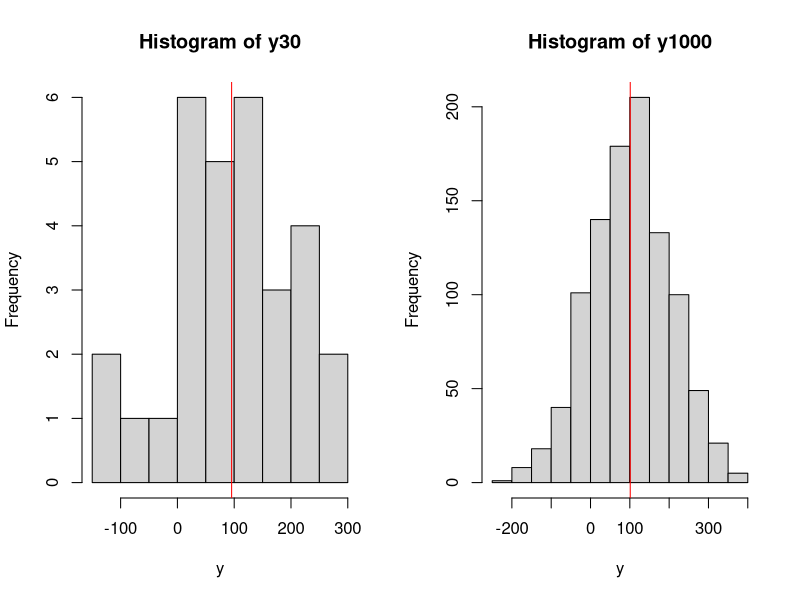

Reproduce this figure in R. (Note: this script raises an error after producing the figure.)
## ---- chunk 1
obs <- 10000
# Generate data from normal distribution
y <- rnorm(obs,100,100)
# Create sub-samples of 50 and 100 observations
y30 <- sample(y, 30)
y1000 <- sample(y, 1000)
par(mfcol=c(1,2))
hist(y30, xlab="y")
abline(v=mean(y30), col="red")
hist(y1000, xlab="y")
abline(v=mean(y1000), col="red")
## ---- chunk 2
knitr::include_graphics("images/02-statistics-LLN.png")
## ---- chunk 3
nIterations <- 1000
yMean <- vector("numeric",nIterations)
for(i in 1:nIterations){
    yMean[i] <- mean(sample(y,1000))
}
hist(yMean, xlab="Sample mean")
## ---- chunk 4
mu <- 100
sigma <- 10
nIterations <- 1000
# Generate data from normal distribution, 10,000 observations
y <- rnorm(10000,mu,sigma)
# This is the function, which will calculate the two variances
varFunction <- function(y){
   return(c(var(y), mean((y-mean(y))^2)))
}
# Calculate biased and unbiased variances for the sample of 30 observations,
# repeat nIterations times
varValues <- replicate(nIterations, varFunction(sample(y,30)))
## ---- chunk 5
par(mfcol=c(1,2))
# Histogram of unbiased estimate
hist(varValues[1,], xlab="V(y)", ylab="y", main="Unbiased estimate of V(y)")
abline(v=mean(varValues[1,]), col="red")
legend("topright",legend=TeX(paste0("E$\\left(V(y)\\right)$=",round(mean(varValues[1,]),2))),lwd=1,col="red")

# Histogram of the biased estimate
hist(varValues[2,], xlab="V(y)", ylab="y", main="Biased estimate of V(y)")
abline(v=mean(varValues[2,]), col="red")
legend("topright",legend=TeX(paste0("E$\\left(V(y)\\right)$=",round(mean(varValues[2,]),2))),lwd=1,col="red")
## ---- chunk 6
knitr::include_graphics("images/02-statistics-efficiency.png")
## ---- chunk 7
knitr::include_graphics("images/02-statistics-consistency.png")
## ---- chunk 8
hist(rnorm(10000), xlab=TeX("$\\bar{y}$"), ylab="Density", xlim=c(-5,5), axes=FALSE, main="")
par(new=TRUE)
plot(seq(-5,5,0.1), dnorm(seq(-5,5,0.1)), xlab="", ylab="", type="l")
lines(seq(-5,5,0.1), dnorm(seq(-5,5,0.1)), lwd=1, lty=1, col="darkblue")
lines(c(-5,5), c(0,0), col="black", lwd=1)
abline(v=0, col="darkblue", lwd=2)
legend("topright",legend=c(TeX("$\\mu$")),
       lwd=c(2), col=c("darkblue"))
## ---- chunk 9
plot(seq(-5,5,0.1), dnorm(seq(-5,5,0.1)), xlab=TeX("$\\bar{y}$"), ylab="Density", type="l",
     lwd=0, lty=0, col="darkblue")
polygon(c(seq(-5,5,0.1),rev(seq(-5,5,0.1))),
        c(dnorm(seq(-5,5,0.1)),rep(0,length(seq(-5,5,0.1)))), col="grey95", lty=0)
lines(seq(-5,5,0.1), dnorm(seq(-5,5,0.1)), lwd=1, lty=1, col="darkblue")
lines(c(-5,5), c(0,0), col="black", lwd=1)
polygon(c(seq(-5,qnorm(0.025),0.01),rev(seq(-5,qnorm(0.025),0.01))),
        c(dnorm(seq(-5,qnorm(0.025),0.01)), rep(0,length(seq(-5,qnorm(0.025),0.01)))), col="grey")
polygon(c(seq(qnorm(0.975),5,0.01),rev(seq(qnorm(0.975),5,0.01))),
        c(dnorm(seq(qnorm(0.975),5,0.01)), rep(0,length(seq(qnorm(0.975),5,0.01)))), col="grey")
abline(v=qnorm(c(0.025,0.975)), col="darkred", lwd=2)
abline(v=0, col="darkblue", lwd=2)
legend("topright",legend=c(TeX("$\\mu$"),"bounds",TeX("$1-\\alpha$"),TeX("$\\alpha$")),
       lwd=c(2,2,6,6), col=c("darkblue","darkred","grey95","grey"))
## ---- chunk 10
plot(seq(-5,5,0.1), dnorm(seq(-5,5,0.1),-1), xlab=TeX("$\\bar{y}$"), ylab="Density", type="l", xlim=c(-5,5),
     lwd=1,lty=2, col="darkblue")
polygon(c(seq(-5,5,0.1),rev(seq(-5,5,0.1))),
        c(dnorm(seq(-5,5,0.1),-1),rep(0,length(seq(-5,5,0.1)))),col="grey95",lty=0)
lines(seq(-5,5,0.1), dnorm(seq(-5,5,0.1),-1), lwd=2, lty=1, col="darkblue")
abline(v=-1, col="darkblue", lwd=2, lty=2)
polygon(c(seq(-5,5,0.1),rev(seq(-5,5,0.1))),
        c(dnorm(seq(-5,5,0.1),0),rep(0,length(seq(-5,5,0.1)))),col="white",lty=0)
lines(c(-5,5), c(0,0), col="black", lwd=1)
lines(seq(-5,5,0.1), dnorm(seq(-5,5,0.1),-1), lwd=1, lty=2, col="darkblue")
lines(seq(-5,5,0.1), dnorm(seq(-5,5,0.1)), lwd=2, lty=1, col="darkgreen")
lines(c(-1,-1), c(0,dnorm(-1)), col="darkblue", lwd=1, lty=2)
abline(v=qnorm(c(0.025,0.975)), col="darkred", lwd=2)
abline(v=0, col="darkgreen", lwd=2, lty=2)
legend("topright",legend=c(TeX("$\\mu$"),"Sample mean","Bounds","True PDF","Assumed PDF"),
       lwd=c(2,2,2,2,2), col=c("darkblue","darkgreen","darkred","darkblue","darkgreen"), lty=c(2,2,1,1,1))
## ---- chunk 11
plot(seq(-5,5,0.1), dt(seq(-5,5,0.1), 36-1), xlab="t", ylab="Density", type="l",
     lwd=0, lty=0, col="darkblue")
polygon(c(seq(-5,5,0.1),rev(seq(-5,5,0.1))),
        c(dt(seq(-5,5,0.1), 36-1),rep(0,length(seq(-5,5,0.1)))), col="grey95", lty=0)
lines(seq(-5,5,0.1), dt(seq(-5,5,0.1), 36-1), lwd=1, lty=1, col="darkgreen")
lines(c(-5,5), c(0,0), col="black", lwd=1)
polygon(c(seq(-5,qt(0.025, 36-1),0.01),rev(seq(-5,qt(0.025, 36-1),0.01))),
        c(dt(seq(-5,qt(0.025, 36-1),0.01),36-1), rep(0,length(seq(-5,qt(0.025, 36-1),0.01)))), col="grey")
polygon(c(seq(qt(0.975, 36-1),5,0.01),rev(seq(qt(0.975, 36-1),5,0.01))),
        c(dt(seq(qt(0.975, 36-1),5,0.01),36-1), rep(0,length(seq(qt(0.975, 36-1),5,0.01)))), col="grey")
abline(v=qt(c(0.025,0.975),36-1), col="darkred", lwd=2)
abline(v=-3, col="darkblue", lwd=2)
legend("topright",legend=c("critical values","calculated t",TeX("$1-\\alpha$"),TeX("$\\alpha$")),
       lwd=c(2,2,6,6), col=c("darkred","darkblue","grey95","grey"))
## ---- chunk 12
plot(seq(-1.5,0.5,0.01), dt((seq(-1.5,0.5,0.01)+0.5)*6, 36-1), xlab="Sample mean", ylab="Density", type="l",
     lwd=0, lty=0, col="darkblue")
polygon(c(seq(-1.5,0.5,0.01),rev(seq(-1.5,0.5,0.01))),
        c(dt((seq(-1.5,0.5,0.01)+0.5)*6, 36-1),rep(0,length(seq(-1.5,0.5,0.01)))), col="grey95", lty=0)
lines(seq(-1.5,0.5,0.01), dt((seq(-1.5,0.5,0.01)+0.5)*6, 36-1), lwd=1, lty=1, col="darkgreen")
lines(c(-1.5,0.5), c(0,0), col="black", lwd=1)
polygon(c(seq(-1.5,qt(0.025, 36-1)/6-0.5,0.01),rev(seq(-1.5,qt(0.025, 36-1)/6-0.5,0.01))),
        c(dt((seq(-1.5,qt(0.025, 36-1)/6-0.5,0.01)+0.5)*6,36-1), rep(0,length(seq(-1.5,qt(0.025, 36-1)/6-0.5,0.01)))), col="grey")
polygon(c(seq(qt(0.975, 36-1)/6-0.5,0.5,0.01),rev(seq(qt(0.975, 36-1)/6-0.5,0.5,0.01))),
        c(dt((seq(qt(0.975, 36-1)/6-0.5,0.5,0.01)+0.5)*6,36-1), rep(0,length(seq(qt(0.975, 36-1)/6-0.5,0.5,0.01)))), col="grey")
abline(v=qt(c(0.025,0.975),36-1)/6-0.5, col="darkred", lwd=2)
abline(v=0, col="darkblue", lwd=2)
legend("topright",legend=c("bounds",TeX("$\\mu$=0"),TeX("$1-\\alpha$"),TeX("$\\alpha$")),
       lwd=c(2,2,6,6), col=c("darkred","darkblue","grey95","grey"))
## ---- chunk 13
pt(-3, 36-1)
## ---- chunk 14
plot(seq(-3,3,0.1),dnorm(seq(-3,3,0.1)),type="l",ylab="Density",xlab="y",main="PDF of Normal distribution")
abline(v=0, col="red")
text(0.5,0.05,TeX("$\\mu =0$"))
## ---- chunk 15
plot(seq(-3,3,0.01),dlaplace(seq(-3,3,0.01)),type="l",ylab="Density",xlab="y",main="PDF of Laplace distribution")
abline(v=0, col="red")
## ---- chunk 16
plot(seq(-3,3,0.01),ds(seq(-3,3,0.01)),type="l",ylab="Density",xlab="y",main="PDF of S distribution")
abline(v=0, col="red")
## ---- chunk 17
plot(seq(-3,3,0.01),dgnorm(seq(-3,3,0.01),0,1,0.5),type="l",ylab="Density",xlab="y",main="PDF of Generalised Normal distribution",
     ylim=c(0,0.6))
lines(seq(-3,3,0.01),dgnorm(seq(-3,3,0.01),0,1,1),col="darkblue")
lines(seq(-3,3,0.01),dgnorm(seq(-3,3,0.01),0,1,2),col="darkred")
lines(seq(-3,3,0.01),dgnorm(seq(-3,3,0.01),0,1,1000),col="purple")
abline(v=0, col="red")
legend("topright",legend=c(TeX("$\\beta =0.5$"),TeX("$\\beta =1$"),TeX("$\\beta =2$"),TeX("$\\beta =1000$")),
       col=c("black","darkblue","darkred","purple"),lwd=1)
## ---- chunk 18
plot(seq(-3,3,0.01),dalaplace(seq(-3,3,0.01),0,1,0.5),type="l",ylab="Density",xlab="y",main="PDF of Asymmetric Laplace distribution",
     ylim=c(0,0.6))
lines(seq(-3,3,0.01),dalaplace(seq(-3,3,0.01),0,1,0.2),col="darkblue")
lines(seq(-3,3,0.01),dalaplace(seq(-3,3,0.01),0,1,0.8),col="darkred")
abline(v=0, col="red")
legend("topright",legend=c(TeX("$\\alpha =0.5$"),TeX("$\\alpha =0.2$"),TeX("$\\alpha =0.8$")),
       col=c("black","darkblue","darkred"),lwd=1)
## ---- chunk 19
plot(seq(0,6,0.01),dinvgauss(seq(0,6,0.01),1,dispersion=10),type="l",ylab="Density",xlab="y",main="PDF of Inverse Gaussian distribution")
lines(seq(0,6,0.01),dinvgauss(seq(0,6,0.01),1,dispersion=1),col="darkblue")
lines(seq(0,6,0.01),dinvgauss(seq(0,6,0.01),1,dispersion=0.1),col="darkred")
abline(v=1, col="red")
legend("topright",legend=c(TeX("$s =10$"),TeX("$s =1$"),TeX("$s =0.1$")),
       col=c("black","darkblue","darkred"),lwd=1)
## ---- chunk 20
plot(seq(0,6,0.01),dgamma(seq(0,6,0.01),0.1,scale=10),type="l",ylab="Density",xlab="y",main="PDF of Gamma distribution")
lines(seq(0,6,0.01),dgamma(seq(0,6,0.01),1,scale=1),col="darkblue")
lines(seq(0,6,0.01),dgamma(seq(0,6,0.01),10,scale=0.1),col="darkred")
abline(v=1, col="red")
legend("topright",legend=c(TeX("$s =10$"),TeX("$s =1$"),TeX("$s =0.1$")),
       col=c("black","darkblue","darkred"),lwd=1)
